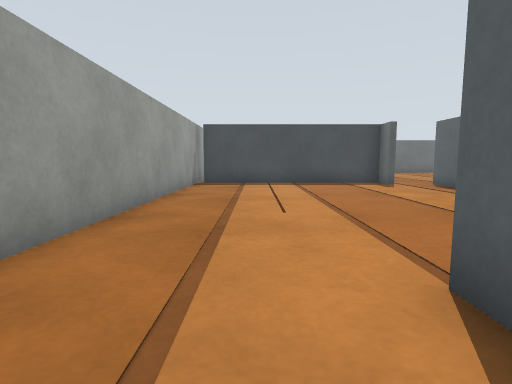
view 1 (above)

23 first-person views from a walk through a Gazebo world. The camera is 0.46 m above the floor, tilts 6° down and sees 80° across. The floor is counted in squares, 0.5 m on a side. Each view is taken from the middle of a square. On the plan, view 1 faces up. The plan holds only what a view shows up to about 11 squares ahead; the rest is blank. Robots are left out.

view 2
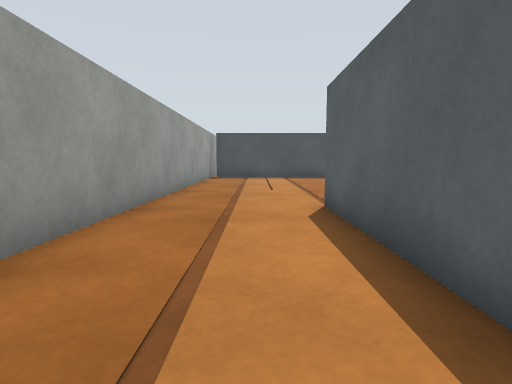

view 3
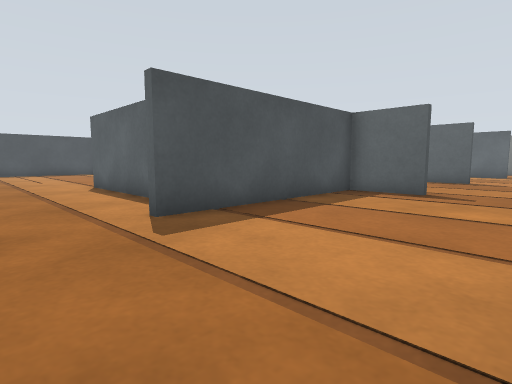

view 4
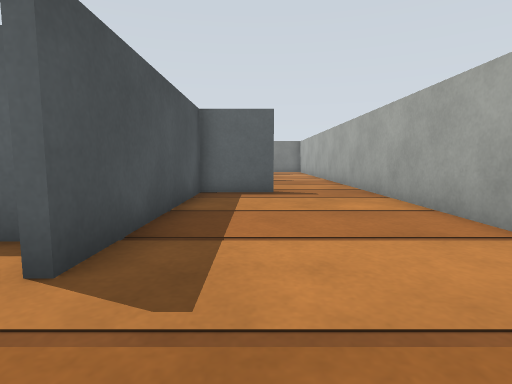

view 5
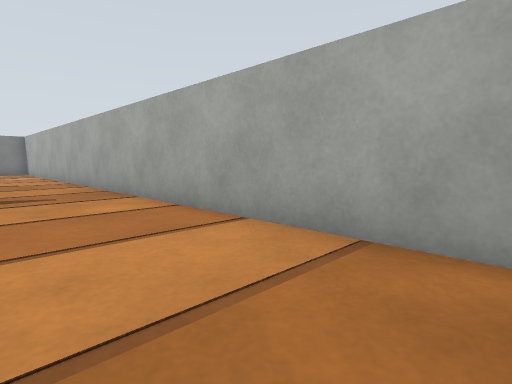

view 6
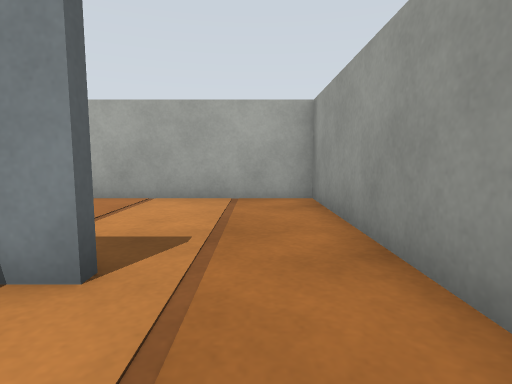

view 7
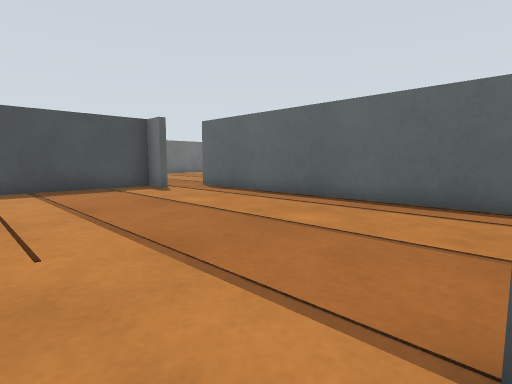

view 8
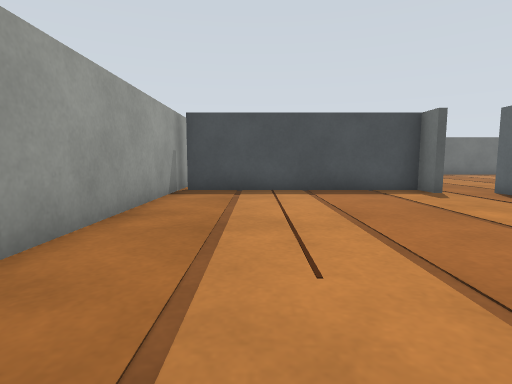

view 9
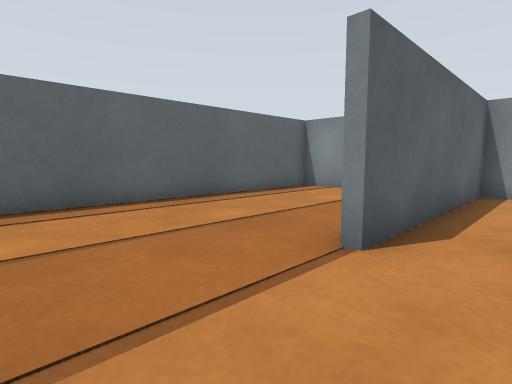

view 10
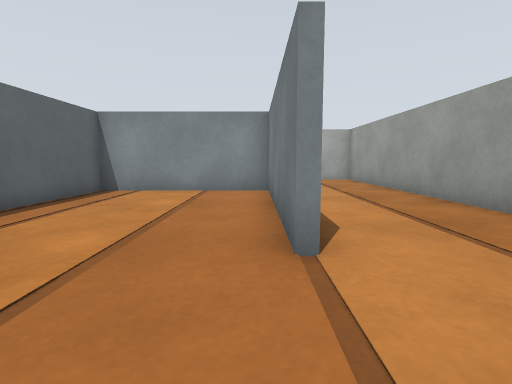

view 11
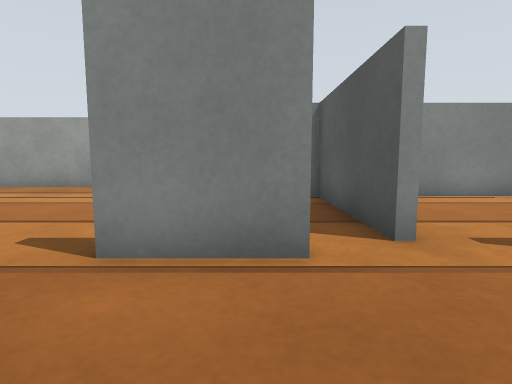

view 12
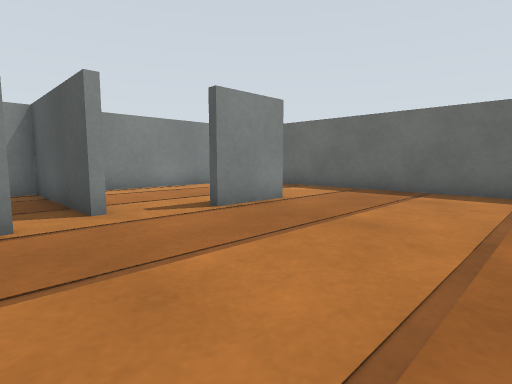

view 13
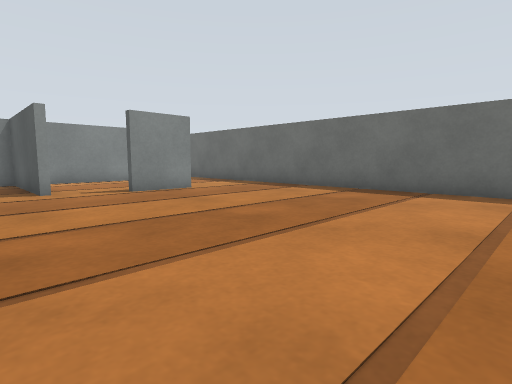

view 14
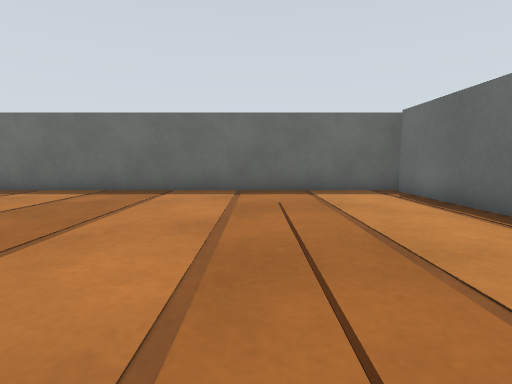

view 15
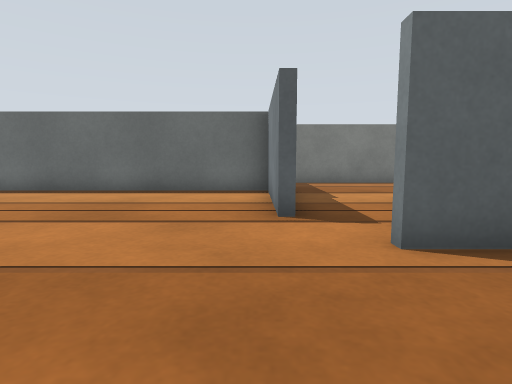

view 16
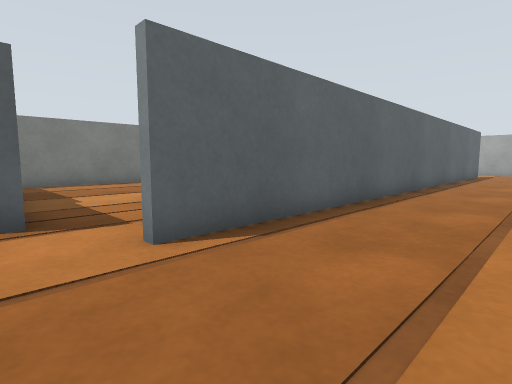

view 17
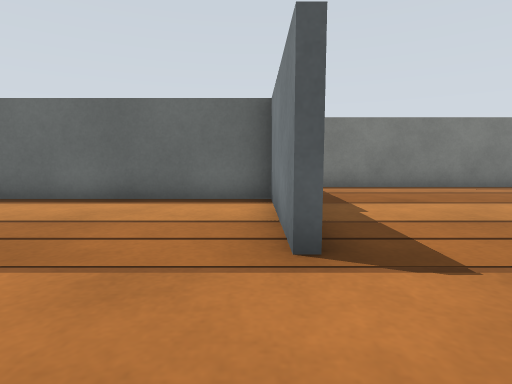

view 18
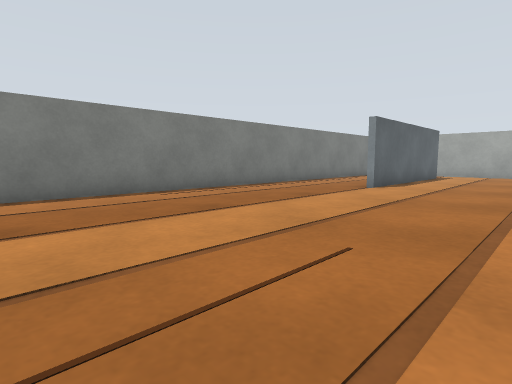

view 19
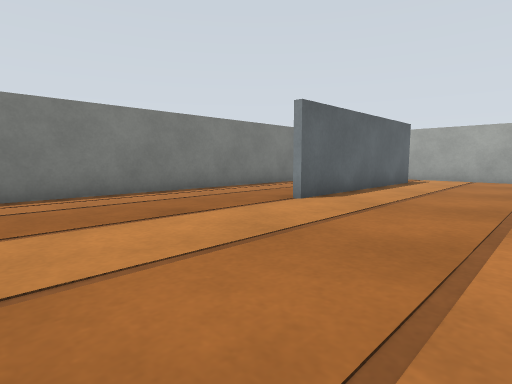

view 20
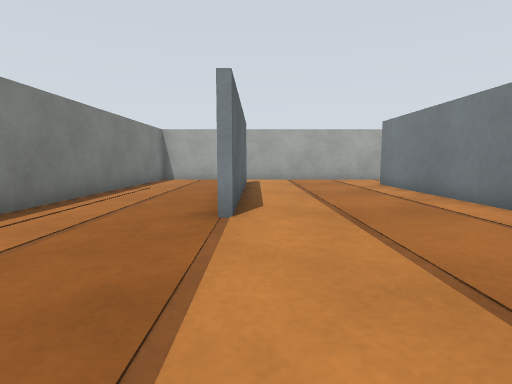

view 21
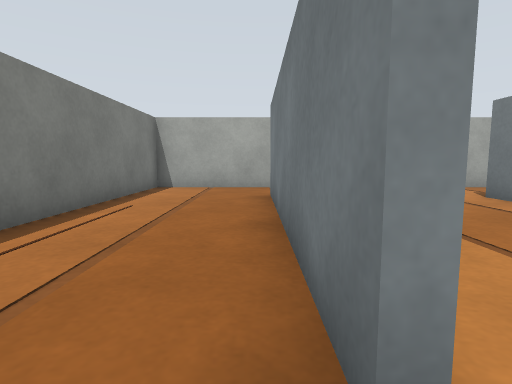

view 22
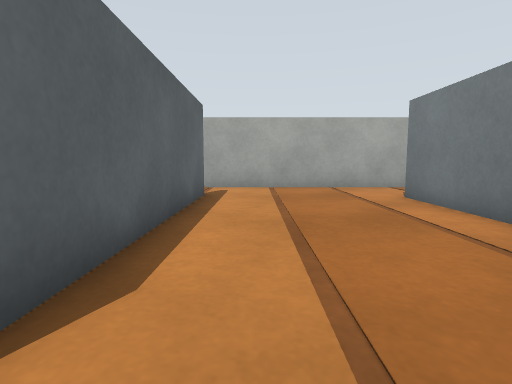

view 23
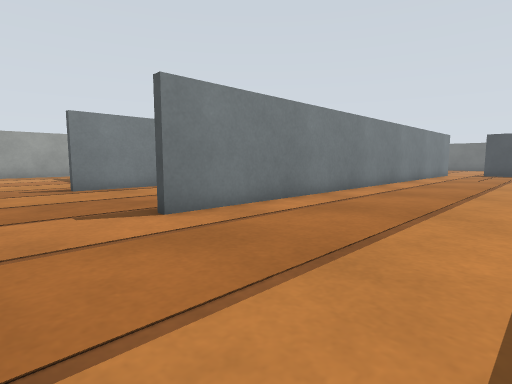

### Floor plan
Ten units are one square. View 1 is at (0, 0); x grows to the right and y downward. Boxes are objects, and circles mark ways between rooms. Rooms are numbered by the first view taken in them; rooms with no view inside come last. Other rooms are left out.
<svg viewBox="-29 -229 248 328">
<path fill="none" stroke="#000" d="M2 42 14 42 14 -21M67 66 67 44 2 44M-24 -36 -24 94 75 94M123 -21 123 65M50 -114 50 -124M121 -2 121 -115M52 -136 52 -115M46 -146 2 -146 2 -140M16 -21 16 42 67 42 67 -115M182 -126 182 -220M176 -1 176 69M69 38 69 65M52 -188 52 -166M-24 -136 -24 -36M174 71 174 -1M2 -196 2 -162M75 94 214 94 214 -115M185 -224 35 -224"/>
<rect x="-15" y="-125" width="60" height="10" fill="#bbb"><title>door leaf</title></rect>
<rect x="135" y="-125" width="30" height="10" fill="#bbb"><title>door leaf</title></rect>
<circle cx="-10" cy="-27" r="3" fill="#2a7"/>
<circle cx="70" cy="80" r="3" fill="#2a7"/>
<text x="10" y="50">1</text>
<text x="100" y="-70">2</text>
</svg>
Room 1 opens to room 2.

Where each view was taken, in squares from view 1:
view 1: 0 up, 0 right, facing up
view 2: 4 down, 0 right, facing up
view 3: 9 down, 2 left, facing up-right
view 4: 6 down, 2 left, facing right
view 5: 6 down, 2 left, facing down-right
view 6: 2 down, 1 left, facing down
view 7: 2 up, 0 right, facing up-right
view 8: 3 up, 0 right, facing up
view 9: 5 up, 0 right, facing down-right
view 10: 5 up, 2 right, facing down
view 11: 13 up, 8 right, facing left
view 12: 13 up, 10 right, facing up-left
view 13: 13 up, 14 right, facing up-left
view 14: 13 up, 14 right, facing up
view 15: 13 up, 9 right, facing right
view 16: 13 up, 9 right, facing down-right
view 17: 13 up, 11 right, facing right
view 18: 10 up, 13 right, facing down-right
view 19: 6 up, 13 right, facing down-right
view 20: 5 up, 17 right, facing down
view 21: 1 up, 18 right, facing down
view 22: 1 up, 16 right, facing down
view 23: 9 down, 17 right, facing up-left
